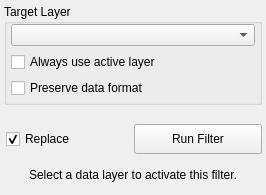
<?xml version="1.0" encoding="UTF-8"?>
<ui version="4.0">
 <class>MRIBiasFieldCorrectionFilterInterface</class>
 <widget class="QWidget" name="MRIBiasFieldCorrectionFilterInterface">
  <property name="geometry">
   <rect>
    <x>0</x>
    <y>0</y>
    <width>266</width>
    <height>195</height>
   </rect>
  </property>
  <property name="sizePolicy">
   <sizepolicy hsizetype="Preferred" vsizetype="Preferred">
    <horstretch>0</horstretch>
    <verstretch>0</verstretch>
   </sizepolicy>
  </property>
  <property name="minimumSize">
   <size>
    <width>213</width>
    <height>136</height>
   </size>
  </property>
  <property name="baseSize">
   <size>
    <width>650</width>
    <height>136</height>
   </size>
  </property>
  <property name="windowTitle">
   <string>MRI Bias Correction Filter</string>
  </property>
  <layout class="QVBoxLayout" name="verticalLayout">
   <property name="spacing">
    <number>4</number>
   </property>
   <property name="margin">
    <number>4</number>
   </property>
   <item>
    <widget class="QGroupBox" name="target_groupbox_">
     <property name="title">
      <string>Target Layer</string>
     </property>
     <layout class="QVBoxLayout" name="verticalLayout_5">
      <property name="spacing">
       <number>6</number>
      </property>
      <property name="leftMargin">
       <number>4</number>
      </property>
      <property name="topMargin">
       <number>0</number>
      </property>
      <property name="rightMargin">
       <number>4</number>
      </property>
      <property name="bottomMargin">
       <number>4</number>
      </property>
      <item>
       <widget class="QtUtils::QtDropableComboBox" name="target_layer_">
        <property name="sizePolicy">
         <sizepolicy hsizetype="Ignored" vsizetype="Fixed">
          <horstretch>0</horstretch>
          <verstretch>0</verstretch>
         </sizepolicy>
        </property>
       </widget>
      </item>
      <item>
       <widget class="QWidget" name="widget_3" native="true">
        <property name="minimumSize">
         <size>
          <width>0</width>
          <height>20</height>
         </size>
        </property>
        <layout class="QHBoxLayout" name="horizontalLayout_4">
         <property name="spacing">
          <number>0</number>
         </property>
         <property name="margin">
          <number>0</number>
         </property>
         <item>
          <widget class="QCheckBox" name="use_active_layer_">
           <property name="text">
            <string>Always use active layer</string>
           </property>
          </widget>
         </item>
        </layout>
       </widget>
      </item>
      <item>
       <widget class="QWidget" name="widget_2" native="true">
        <property name="minimumSize">
         <size>
          <width>0</width>
          <height>20</height>
         </size>
        </property>
        <layout class="QHBoxLayout" name="horizontalLayout_3">
         <property name="spacing">
          <number>0</number>
         </property>
         <property name="margin">
          <number>0</number>
         </property>
         <item>
          <widget class="QCheckBox" name="preserve_data_format_">
           <property name="text">
            <string>Preserve data format</string>
           </property>
          </widget>
         </item>
        </layout>
       </widget>
      </item>
     </layout>
    </widget>
   </item>
   <item>
    <widget class="QtUtils::QtSliderIntCombo" name="iterations_" native="true"/>
   </item>
   <item>
    <widget class="QWidget" name="replaceRunWidget" native="true">
     <property name="minimumSize">
      <size>
       <width>0</width>
       <height>32</height>
      </size>
     </property>
     <property name="maximumSize">
      <size>
       <width>16777215</width>
       <height>32</height>
      </size>
     </property>
     <layout class="QHBoxLayout" name="horizontalLayout" stretch="1,1">
      <property name="spacing">
       <number>0</number>
      </property>
      <property name="leftMargin">
       <number>2</number>
      </property>
      <property name="topMargin">
       <number>0</number>
      </property>
      <property name="rightMargin">
       <number>0</number>
      </property>
      <property name="bottomMargin">
       <number>0</number>
      </property>
      <item>
       <widget class="QCheckBox" name="replaceCheckBox">
        <property name="text">
         <string>Replace</string>
        </property>
        <property name="checked">
         <bool>true</bool>
        </property>
       </widget>
      </item>
      <item>
       <widget class="QPushButton" name="runFilterButton">
        <property name="minimumSize">
         <size>
          <width>0</width>
          <height>30</height>
         </size>
        </property>
        <property name="text">
         <string>Run Filter</string>
        </property>
       </widget>
      </item>
     </layout>
    </widget>
   </item>
   <item>
    <widget class="QWidget" name="message_alert_" native="true">
     <property name="minimumSize">
      <size>
       <width>0</width>
       <height>32</height>
      </size>
     </property>
     <layout class="QHBoxLayout" name="horizontalLayout_5">
      <property name="spacing">
       <number>0</number>
      </property>
      <property name="margin">
       <number>4</number>
      </property>
      <item>
       <widget class="QLabel" name="message_">
        <property name="text">
         <string>Select a data layer to activate this filter.</string>
        </property>
        <property name="alignment">
         <set>Qt::AlignCenter</set>
        </property>
        <property name="wordWrap">
         <bool>true</bool>
        </property>
       </widget>
      </item>
     </layout>
    </widget>
   </item>
  </layout>
 </widget>
 <customwidgets>
  <customwidget>
   <class>QtUtils::QtDropableComboBox</class>
   <extends>QComboBox</extends>
   <header location="global">QtUtils/Widgets/QtDropableComboBox.h</header>
  </customwidget>
  <customwidget>
   <class>QtUtils::QtSliderIntCombo</class>
   <extends>QWidget</extends>
   <header location="global">QtUtils/Widgets/QtSliderIntCombo.h</header>
   <container>1</container>
  </customwidget>
 </customwidgets>
 <resources/>
 <connections/>
</ui>
